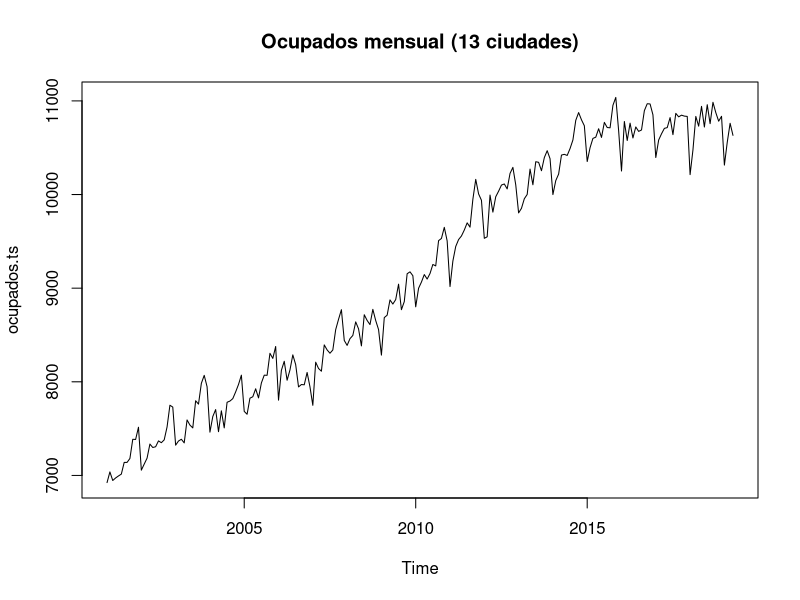

Write R code to recreate this figure. (Note: this script raises an error after producing the figure.)
## ---- chunk 1
library(readxl)
library(forecast)
library(tseries)
## ---- chunk 2
# # Lectura de datos
#
# Se cargan los datos de personas ocupadas.
data <- read_excel("datosEmpleo.xlsx", col_types = c("date", "numeric", "numeric", "numeric", "numeric"))

data.ts <- ts(data[, -1], start = c(2001, 1), frequency = 12)

ocupados.ts <- data.ts[, 2]

ts.plot(ocupados.ts, main = "Ocupados mensual (13 ciudades)")
## ---- chunk 3
# Separacion de datos de prueba
ocupados.training <- window(ocupados.ts, end = c(2018, 4))
ocupados.test <- window(ocupados.ts, start = c(2018, 5))
## ---- chunk 4
#
# # Creacion de modelos
#
# Se crean modelos con tendencia y componente estacional.
res.t.pol.1.season <- tslm(ocupados.training ~ poly(trend, 1) + season, data = ocupados.training)
res.t.pol.2.season <- tslm(ocupados.training ~ poly(trend, 2) + season, data = ocupados.training)
res.t.pol.3.season <- tslm(ocupados.training ~ poly(trend, 3) + season, data = ocupados.training)
res.t.pol.4.season <- tslm(ocupados.training ~ poly(trend, 4) + season, data = ocupados.training)
res.t.pol.5.season <- tslm(ocupados.training ~ poly(trend, 5) + season, data = ocupados.training)
res.t.pol.6.season <- tslm(ocupados.training ~ poly(trend, 6) + season, data = ocupados.training)
res.t.pol.7.season <- tslm(ocupados.training ~ poly(trend, 7) + season, data = ocupados.training)
res.t.pol.8.season <- tslm(ocupados.training ~ poly(trend, 8) + season, data = ocupados.training)
res.t.pol.9.season <- tslm(ocupados.training ~ poly(trend, 9) + season, data = ocupados.training)
res.t.pol.10.season <- tslm(ocupados.training ~ poly(trend, 10) + season, data = ocupados.training)
## ---- chunk 5

# Evaluacion de supuestos

# Se evaluan los supuestos de los erorres de los modelos.
## Autocorrelacion
tabla.Box.Pierce <- function(residuo, max.lag = 20,
                             type = "Box-Pierce") {
  # se crean objetos para guardar los resultados
  BP.estadistico <- matrix(0, max.lag, 1)
  BP.pval <- matrix(0, max.lag, 1)

  # se calcula la prueba para los diferentes rezagos
  for (i in 1:max.lag) {
    BP <- Box.test(residuo, lag = i, type = type)
    BP.estadistico[i] <- BP$statistic
    BP.pval[i] <- round(BP$p.value, 5)
  }
  labels <- c("Rezagos", type, "p-valor")

  Cuerpo.Tabla <- cbind(
    matrix(1:max.lag, max.lag, 1),
    BP.estadistico, BP.pval
  )
  TABLABP <- data.frame(Cuerpo.Tabla)
  names(TABLABP) <- labels
  return(TABLABP)
}

tabla.Box.Pierce(resid(res.t.pol.1.season))
tabla.Box.Pierce(resid(res.t.pol.2.season))
tabla.Box.Pierce(resid(res.t.pol.3.season))
tabla.Box.Pierce(resid(res.t.pol.4.season))
tabla.Box.Pierce(resid(res.t.pol.5.season))
tabla.Box.Pierce(resid(res.t.pol.6.season))
tabla.Box.Pierce(resid(res.t.pol.7.season))
tabla.Box.Pierce(resid(res.t.pol.8.season))
tabla.Box.Pierce(resid(res.t.pol.9.season))
tabla.Box.Pierce(resid(res.t.pol.10.season))
# Se concluye que ningun modelo presenta autocorrelacion de los errores.
## ---- chunk 6
# Homoscedasticidad
# Se hace la prueba de Ljung-Box.
tabla.Box.Pierce(resid(res.t.pol.1.season)^2, type = "Ljung-Box")
tabla.Box.Pierce(resid(res.t.pol.2.season)^2, type = "Ljung-Box")
tabla.Box.Pierce(resid(res.t.pol.3.season)^2, type = "Ljung-Box")
tabla.Box.Pierce(resid(res.t.pol.4.season)^2, type = "Ljung-Box")
tabla.Box.Pierce(resid(res.t.pol.5.season)^2, type = "Ljung-Box")
tabla.Box.Pierce(resid(res.t.pol.6.season)^2, type = "Ljung-Box")
tabla.Box.Pierce(resid(res.t.pol.7.season)^2, type = "Ljung-Box")
tabla.Box.Pierce(resid(res.t.pol.8.season)^2, type = "Ljung-Box")
tabla.Box.Pierce(resid(res.t.pol.9.season)^2, type = "Ljung-Box")
tabla.Box.Pierce(resid(res.t.pol.10.season)^2, type = "Ljung-Box")
# Se concluye que ningun modelo presenta comportamiento ARCH o GARCH.
## ---- chunk 7
#
# # Normalidad
#
# Se prueba normalidad de los errores.
jarque.bera.test(resid(res.t.pol.1.season))
jarque.bera.test(resid(res.t.pol.2.season))
jarque.bera.test(resid(res.t.pol.3.season))
jarque.bera.test(resid(res.t.pol.4.season))
jarque.bera.test(resid(res.t.pol.5.season))
jarque.bera.test(resid(res.t.pol.6.season))
jarque.bera.test(resid(res.t.pol.7.season))
jarque.bera.test(resid(res.t.pol.8.season))
jarque.bera.test(resid(res.t.pol.9.season))
jarque.bera.test(resid(res.t.pol.10.season))

# No se puede rechazar la hipotesis nula de normalidad, concluimos que todos los residuos se comportan normalmente.
## ---- chunk 8
# Evaluacion de modelos

# Se estiman modelos con combinaciones de tendencia y estacionalidad.
RMSE <- as.data.frame(matrix(NA, nrow = 1, ncol = length(1:10)))

for (j in 1:10) {
  colnames(RMSE)[j] <- noquote(paste("pol", j, "season", sep = "."))

  Pronosticos <- forecast(tslm(ocupados.training ~ poly(trend, order = j) + season, ocupados.training), h = 12)$mean

  RMSE[, j] <- accuracy(Pronosticos, ocupados.test)["Test set", "RMSE"]
}

RMSE

# Entre los modelos se encuentra que el de orden polinomial 6 es el mejor, segun la evaluacion en el test set basado en el RMSE.
## ---- chunk 9
pronostico <- forecast(tslm(ocupados.ts ~ poly(trend, 3) + season, ocupados.ts), h = 12)
library(ggplot2)
autoplot(pronostico) + ggtitle("Pronóstico para el próximo año de los Ocupados con tendencia polinómica \n (13 ciudades)")

Pronsoticos <- hw(ocupados.ts, h = 12, seasonal = "additive")
Pronosticos
